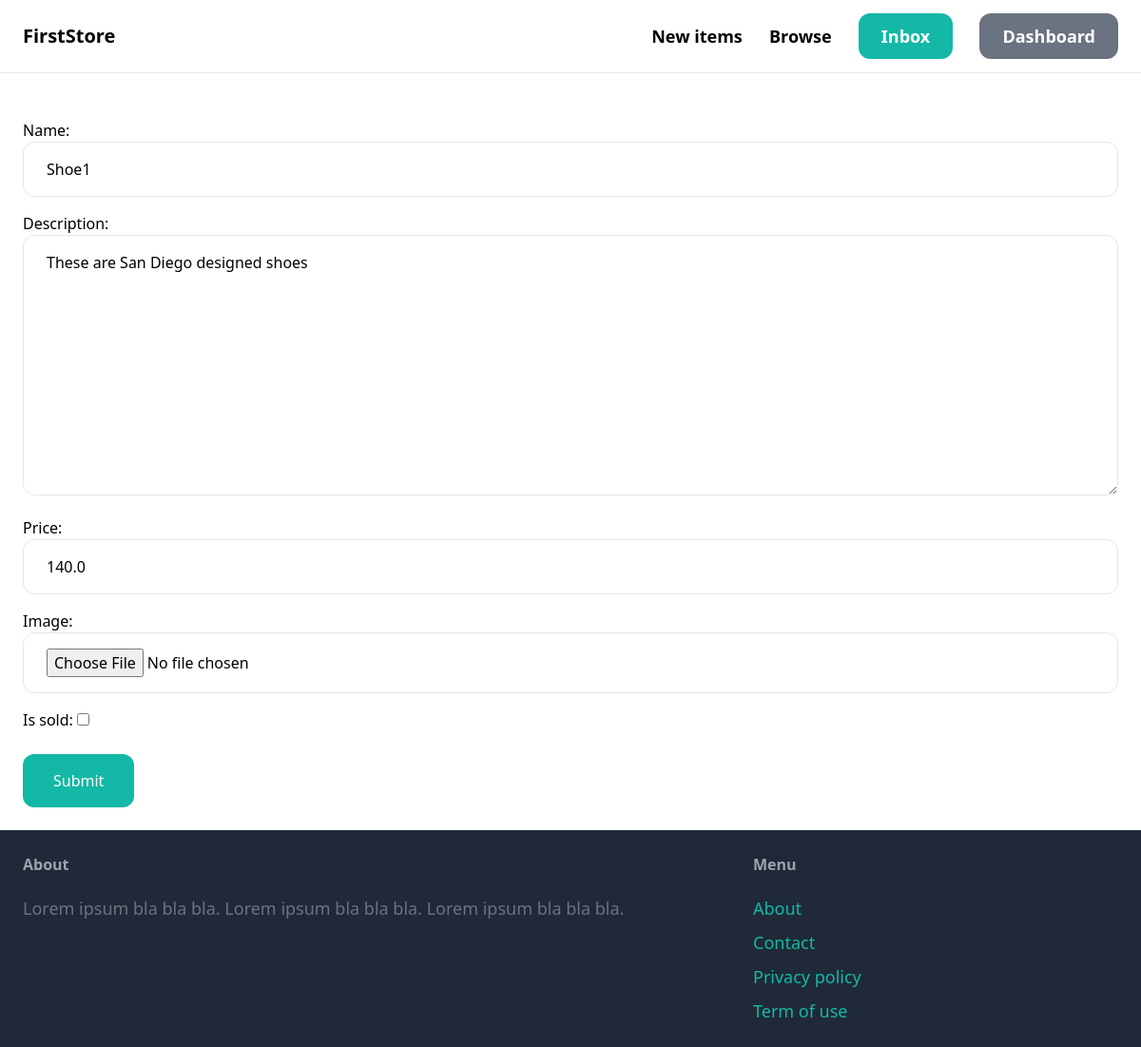
The page /items/3/edit/ (signed in) on the database its author committed.
### item/models.py (models this page shows, shortened)
class Item(models.Model):
    category = models.ForeignKey(Category, related_name='items', on_delete=models.CASCADE)
    name = models.CharField(max_length=255)
    description = models.TextField(blank=True, null=True)
    price = models.FloatField()
    image = models.ImageField(upload_to='item_images', blank=True, null=True)
    is_sold = models.BooleanField(default=False)
    created_by = models.ForeignKey(User, related_name='items', on_delete=models.CASCADE)
    created_at = models.DateTimeField(auto_now_add=True)

### item/views.py (the view)
# urls.py: path('<int:pk>/edit/', views.edit, name='edit'),
@login_required
def edit(request, pk):
    item = get_object_or_404(Item, pk=pk, created_by=request.user)
    if request.method == 'POST':
        form = EditItemForm(request.POST, request.FILES, instance=item)
        if form.is_valid():
            form.save()
            return redirect('item:detail', pk=item.id)
    else:
        form = EditItemForm(instance=item)
    return render(request, 'item/form.html', {
        'form': form,
        'title': 'Edit item',
    })

### item/forms.py
class EditItemForm(forms.ModelForm):
    class Meta:
        model = Item
        fields = ('name', 'description', 'price', 'image', 'is_sold')
        widgets = {
            'name': forms.TextInput(attrs={
                'class': INPUT_CLASSES
            }),
            'description': forms.Textarea(attrs={
                'class': INPUT_CLASSES
            }),
            'price': forms.TextInput(attrs={
                'class': INPUT_CLASSES
            }),
            'image': forms.FileInput(attrs={
                'class': INPUT_CLASSES
            }),
        }

### item/templates/item/form.html (shortened to what this page needs)
{% extends 'core/base.html' %}
{% block content %}
<form method="post" action="." enctype="multipart/form-data">
    <div class="space-y-4">
        {{ form.as_p }}
    </div>
    <button class="mt-6 py-4 px-8 text-lag bg-teal-500 hover:bg-teal-700 rounded-xl text-white">Submit</button>
</form>
{% endblock %}

### rows shown on the page
Item: name "Shoe1", description "These are San Diego designed shoes", price "140.0"
